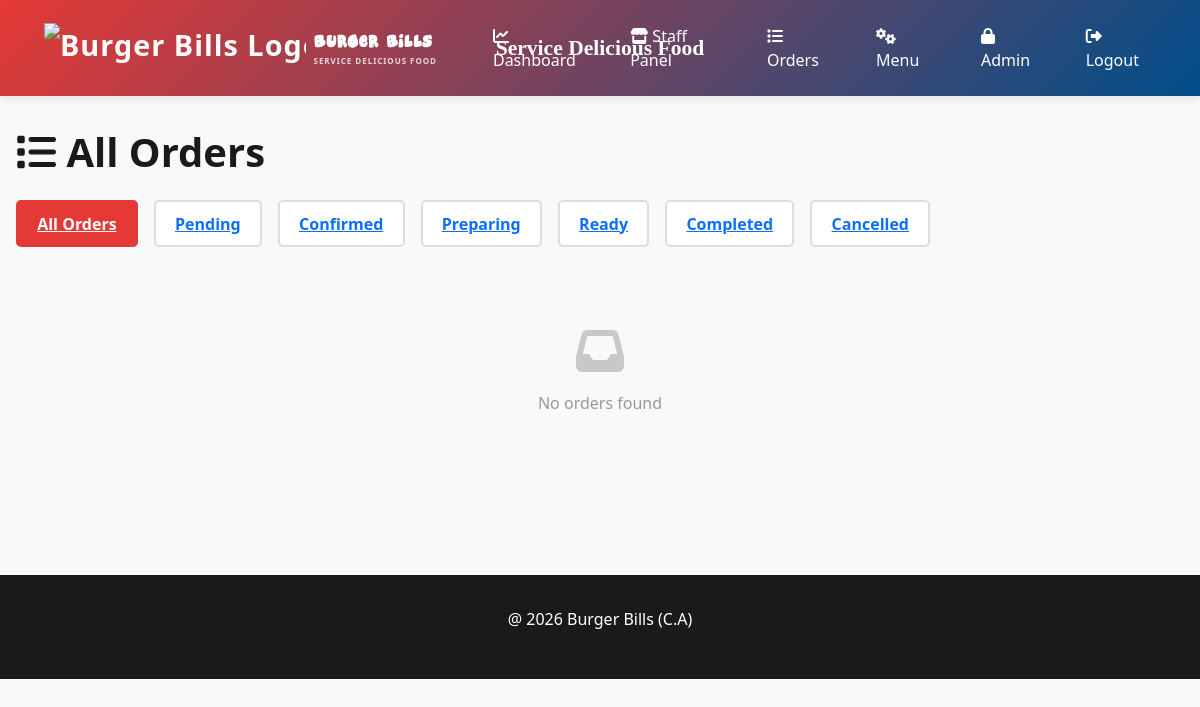
/orders/ (signed in), run on an earlier commit of the app's database.
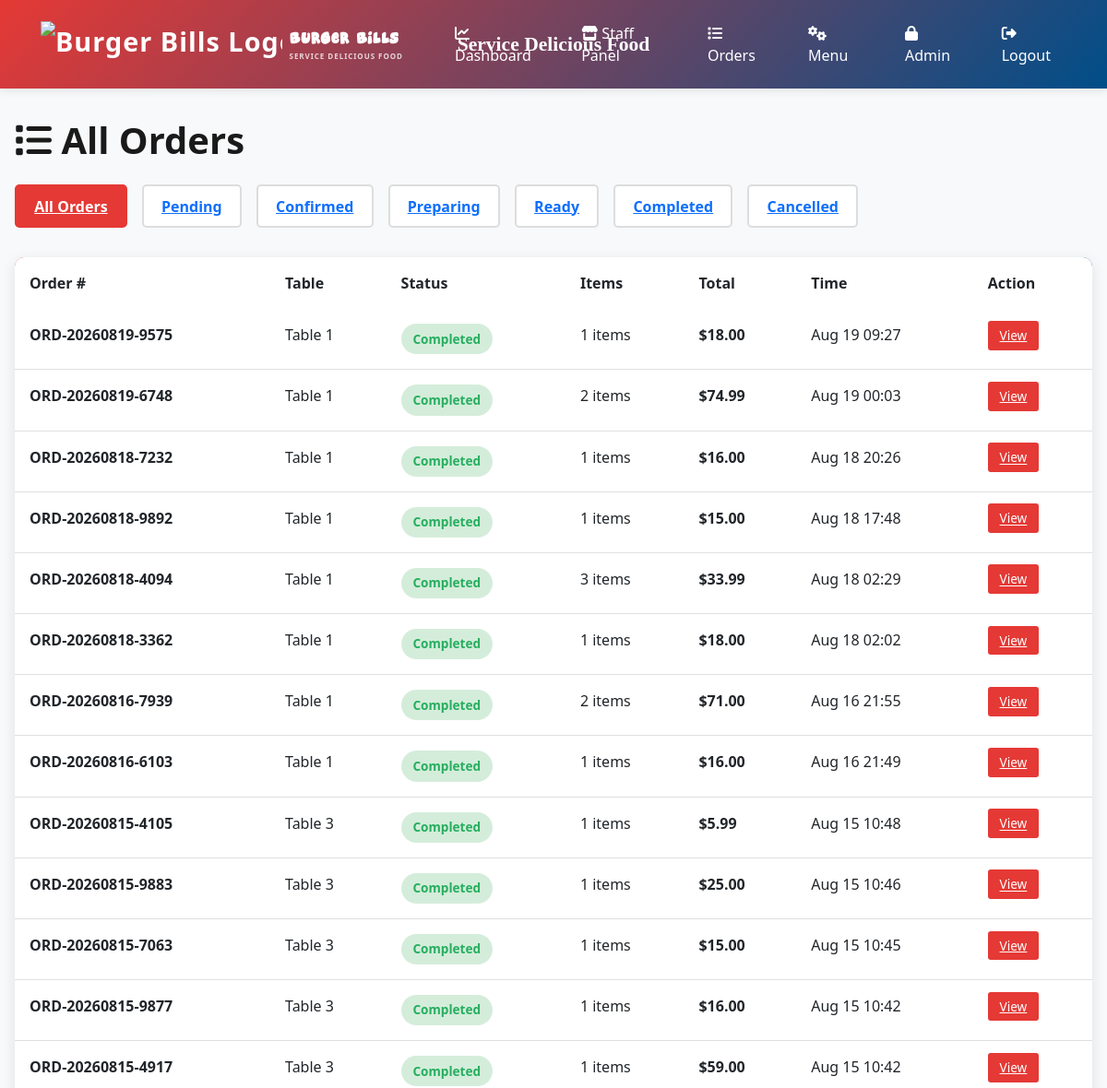
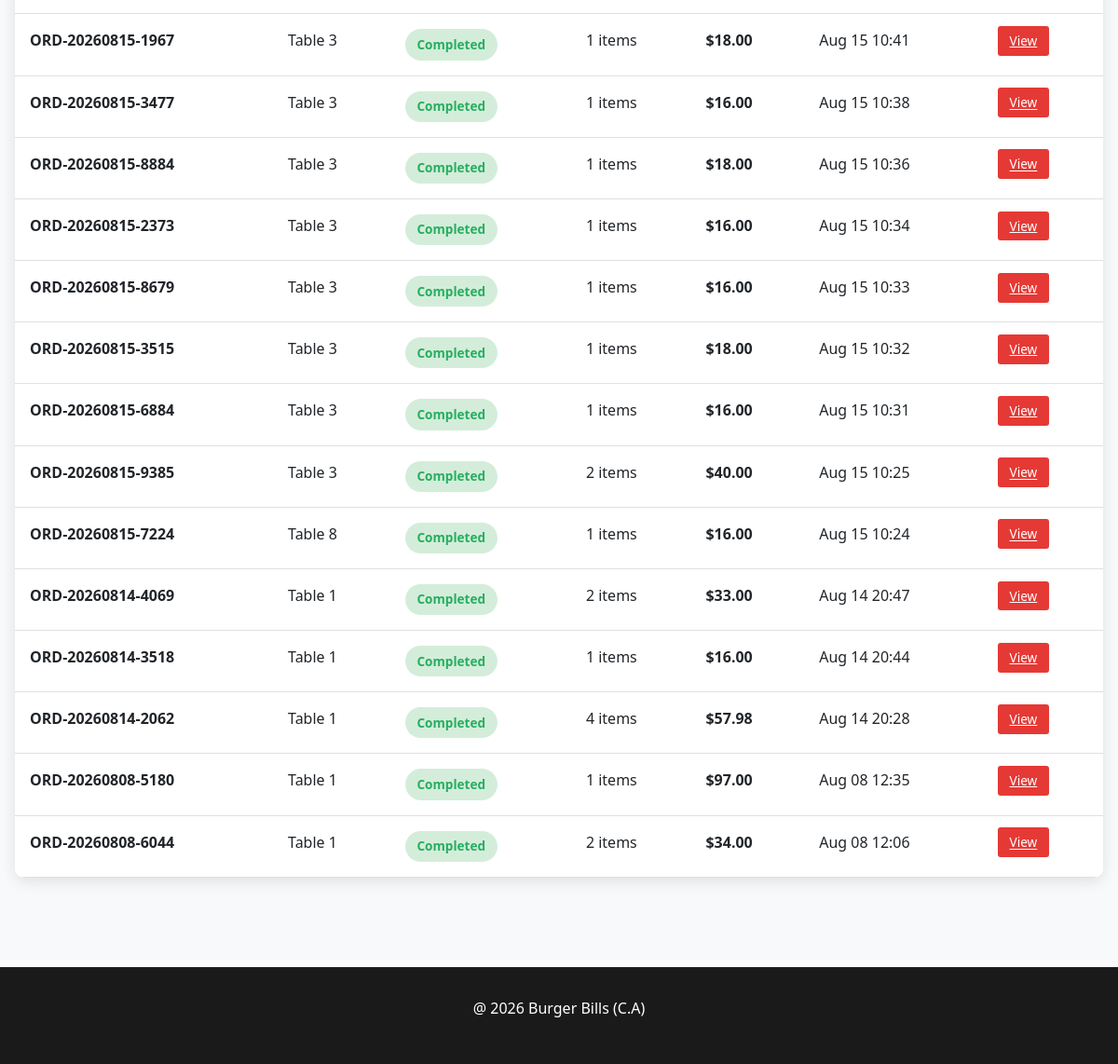
And on a later commit of the database (2 pictures, top to bottom).
### menu/models.py (models this page shows, shortened)
class Order(models.Model):
    ORDER_STATUS_CHOICES = [
        ('pending', 'Pending'),
        ('confirmed', 'Confirmed'),
        ('preparing', 'Preparing'),
        ('ready', 'Ready'),
        ('completed', 'Completed'),
        ('cancelled', 'Cancelled'),
    ]
    ORDER_TYPE_CHOICES = [
        ('dine_in', 'Dine In'),
        ('pickup', 'Pickup'),
    ]
    table = models.ForeignKey(Table, on_delete=models.CASCADE, related_name='orders', null=True, blank=True)
    order_number = models.CharField(max_length=20, unique=True)
    status = models.CharField(max_length=20, choices=ORDER_STATUS_CHOICES, default='pending')
    order_type = models.CharField(max_length=20, choices=ORDER_TYPE_CHOICES, default='dine_in')
    customer_name = models.CharField(max_length=200, blank=True)
    customer_phone = models.CharField(max_length=20, blank=True)
    customer_email = models.EmailField(blank=True)
    total_amount = models.DecimalField(max_digits=10, decimal_places=2, default=0)
    special_instructions = models.TextField(blank=True)
    estimated_time = models.IntegerField(default=20, help_text="Estimated time in minutes")
    is_called = models.BooleanField(default=False, help_text="Customer has been called to pick up")
    called_at = models.DateTimeField(blank=True, null=True)
    cart_expires_at = models.DateTimeField(blank=True, null=True, help_text="Cart auto-expires after 5 minutes of inactivity")
    created_at = models.DateTimeField(auto_now_add=True)
    updated_at = models.DateTimeField(auto_now=True)
    completed_at = models.DateTimeField(blank=True, null=True)
    class Meta:
        ordering = ['-created_at']

class Table(models.Model):
    number = models.IntegerField(unique=True)
    capacity = models.IntegerField(default=4)
    qr_code = models.ImageField(upload_to='qr_codes/', blank=True, null=True)
    qr_access_token = models.UUIDField(default=uuid.uuid4, editable=False)
    qr_code_generated_at = models.DateTimeField(default=timezone.now, help_text="Timestamp when QR code was last generated")
    is_active = models.BooleanField(default=True)
    created_at = models.DateTimeField(auto_now_add=True)
    menu_access_timeout_minutes = models.IntegerField(
        default=60,
        help_text="Customer menu access expires after this many minutes of inactivity"
    )
    class Meta:
        ordering = ['number']

### menu/views.py (the view)
# urls.py: path('orders/', views.all_orders, name='all_orders'),
@login_required
def all_orders(request):
    if not request.user.is_staff:
        return redirect('index')
    status_filter = request.GET.get('status', '')
    if status_filter:
        orders = Order.objects.filter(status=status_filter).order_by('-created_at')
    else:
        orders = Order.objects.all().order_by('-created_at')
    context = {
        'orders': orders,
        'status_choices': Order.ORDER_STATUS_CHOICES,
        'selected_status': status_filter,
    }
    return render(request, 'menu/all_orders.html', context)

### templates/menu/all_orders.html (shortened to what this page needs)
{% extends 'menu/base.html' %}
{% block content %}
<h1><i class="fas fa-list"></i> All Orders</h1>
<div class="filter-section">
    <a href="{% url 'all_orders' %}" class="filter-btn {% if not selected_status %}active{% endif %}">
        All Orders
    </a>
    {% for status, label in status_choices %}
        <a href="?status={{ status }}" class="filter-btn {% if selected_status == status %}active{% endif %}">
            {{ label }}
        </a>
    {% endfor %}
</div>
{% if orders %}
    <div class="orders-table">
        <table class="table">
            <thead>
                <tr>
                    <th>Order #</th>
                    <th>Table</th>
                    <th>Status</th>
                    <th>Items</th>
                    <th>Total</th>
                    <th>Time</th>
                    <th>Action</th>
                </tr>
            </thead>
            <tbody>
                {% for order in orders %}
                    <tr>
                        <td class="order-number">{{ order.order_number }}</td>
                        <td>Table {{ order.table.number }}</td>
                        <td>
                            <span class="status-badge status-{{ order.status }}">
                                {% if order.status == 'pending' %}Pending
                                {% elif order.status == 'confirmed' %}Confirmed
                                {% elif order.status == 'preparing' %}Preparing
                                {% elif order.status == 'ready' %}Ready
                                {% elif order.status == 'completed' %}Completed
                                {% else %}{{ order.status|title }}{% endif %}
                            </span>
                        </td>
                        <td>{{ order.items.count }} items</td>
                        <td class="price">${{ order.total_amount }}</td>
                        <td>{{ order.created_at|date:"M d H:i" }}</td>
                        <td>
                            <a class="btn-sm btn-edit" href="{% url 'staff_order_receipt' order.id %}">
                                View
                            </a>
                        </td>
                    </tr>
                {% endfor %}
            </tbody>
        </table>
    </div>
{% else %}
    <div class="empty-state">
        <i class="fas fa-inbox"></i>
        <p>No orders found</p>
    </div>
{% endif %}
{% endblock %}

What changed in the data, as far as the page shows it:
added Order: order_number "ORD-20260819-9575", table.number "1", status "Completed", items.count "1", total_amount "18.00", created_at "Aug 19 09:27"
added Order: order_number "ORD-20260819-6748", table.number "1", status "Completed", items.count "2", total_amount "74.99", created_at "Aug 19 00:03"
added Order: order_number "ORD-20260818-7232", table.number "1", status "Completed", items.count "1", total_amount "16.00", created_at "Aug 18 20:26"
added Order: order_number "ORD-20260818-9892", table.number "1", status "Completed", items.count "1", total_amount "15.00", created_at "Aug 18 17:48"
added Order: order_number "ORD-20260818-4094", table.number "1", status "Completed", items.count "3", total_amount "33.99", created_at "Aug 18 02:29"
added Order: order_number "ORD-20260818-3362", table.number "1", status "Completed", items.count "1", total_amount "18.00", created_at "Aug 18 02:02"
added Order: order_number "ORD-20260816-7939", table.number "1", status "Completed", items.count "2", total_amount "71.00", created_at "Aug 16 21:55"
added Order: order_number "ORD-20260816-6103", table.number "1", status "Completed", items.count "1", total_amount "16.00", created_at "Aug 16 21:49"
added Order: order_number "ORD-20260815-4105", table.number "3", status "Completed", items.count "1", total_amount "5.99", created_at "Aug 15 10:48"
added Order: order_number "ORD-20260815-9883", table.number "3", status "Completed", items.count "1", total_amount "25.00", created_at "Aug 15 10:46"
added Order: order_number "ORD-20260815-7063", table.number "3", status "Completed", items.count "1", total_amount "15.00", created_at "Aug 15 10:45"
added Order: order_number "ORD-20260815-9877", table.number "3", status "Completed", items.count "1", total_amount "16.00", created_at "Aug 15 10:42"
added Order: order_number "ORD-20260815-4917", table.number "3", status "Completed", items.count "1", total_amount "59.00", created_at "Aug 15 10:42"
added Order: order_number "ORD-20260815-1967", table.number "3", status "Completed", items.count "1", total_amount "18.00", created_at "Aug 15 10:41"
added Order: order_number "ORD-20260815-3477", table.number "3", status "Completed", items.count "1", total_amount "16.00", created_at "Aug 15 10:38"
added Order: order_number "ORD-20260815-8884", table.number "3", status "Completed", items.count "1", total_amount "18.00", created_at "Aug 15 10:36"
added Order: order_number "ORD-20260815-2373", table.number "3", status "Completed", items.count "1", total_amount "16.00", created_at "Aug 15 10:34"
added Order: order_number "ORD-20260815-8679", table.number "3", status "Completed", items.count "1", total_amount "16.00", created_at "Aug 15 10:33"
added Order: order_number "ORD-20260815-3515", table.number "3", status "Completed", items.count "1", total_amount "18.00", created_at "Aug 15 10:32"
added Order: order_number "ORD-20260815-6884", table.number "3", status "Completed", items.count "1", total_amount "16.00", created_at "Aug 15 10:31"
added Order: order_number "ORD-20260815-9385", table.number "3", status "Completed", items.count "2", total_amount "40.00", created_at "Aug 15 10:25"
added Order: order_number "ORD-20260815-7224", table.number "8", status "Completed", items.count "1", total_amount "16.00", created_at "Aug 15 10:24"
added Order: order_number "ORD-20260814-4069", table.number "1", status "Completed", items.count "2", total_amount "33.00", created_at "Aug 14 20:47"
added Order: order_number "ORD-20260814-3518", table.number "1", status "Completed", items.count "1", total_amount "16.00", created_at "Aug 14 20:44"
added Order: order_number "ORD-20260814-2062", table.number "1", status "Completed", items.count "4", total_amount "57.98", created_at "Aug 14 20:28"
added Order: order_number "ORD-20260808-5180", table.number "1", status "Completed", items.count "1", total_amount "97.00", created_at "Aug 08 12:35"
added Order: order_number "ORD-20260808-6044", table.number "1", status "Completed", items.count "2", total_amount "34.00", created_at "Aug 08 12:06"
Also different on the page:
text no longer shown: "No orders found"
text now shown: "Order # Table Status Items Total Time Action"
